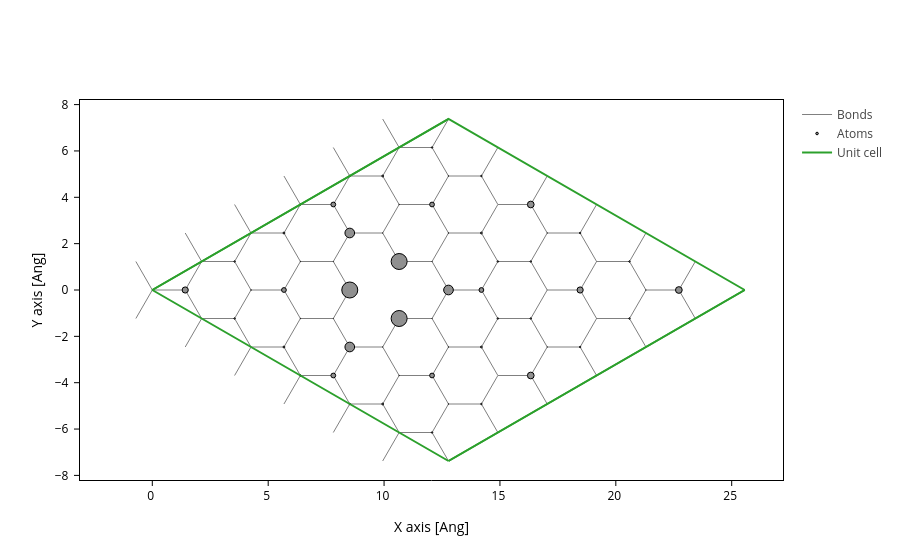

The notebook cell this image was saved under:
### Markdown cell above
The projected DOS (in this case) can aptly be plotted on individual atoms as will be seen in the following. We will integrate the PDOS in the range $-1\,\mathrm{eV}$ to $-0.5\,\mathrm{eV}$

### Code cell
E = np.linspace(-1, -0.5, 100)
dE = E[1] - E[0]
PDOS = es.PDOS(E).sum((0, 2)) * dE  # perform integration
system.plot(axes="xy", atoms_style={"size": normalize(PDOS, 0, 1)})
# plt.scatter(system.xyz[:, 0], system.xyz[:, 1], 500 * PDOS);
# plt.scatter(xyz_remove[0], xyz_remove[1], c='k', marker='*'); # mark the removed atom

### Figure 1 — Plotly figure (JSON) as saved in the notebook; plotly's stock layout.template omitted (floating-point values rounded to 4 significant figures; data arrays with more than 128 entries replaced by an {"elided": "..."} marker saying what was removed)
{"data": [{"line": {"color": "gray", "width": 1.0}, "meta": {}, "mode": "lines", "name": "Bonds", "opacity": 1.0, "type": "scatter", "x": {"elided": "2457 float values"}, "y": {"elided": "2457 float values"}}, {"marker": {"color": "#909090", "line": {"color": "black", "width": 1}, "opacity": 1.0, "size": [0.05473, 6.188, 0.05473, 1.443, 1.066e-15, 1.83, 1.477, 4.774, 1.477, 1.83, 2.933e-16, 1.443, 0.05473, 1.443, 0.5195, 4.774, 0.48, 0.3681, 9.673, 0.3681, 0.48, 4.774, 0.5195, 1.443, 2.099e-16, 1.83, 0.48, 0.3681, 16.0, 16.0, 0.3681, 0.48, 1.83, 9.958e-16, 6.717, 1.477, 4.774, 9.673, 0.3681, 16.0, 0.3681, 9.673, 4.774, 1.477, 1.443, 0.342, 1.443, 1.477, 1.83, 0.48, 4.774, 0.48, 1.83, 1.477, 1.443, 0.05473, 6.188, 0.05473, 1.443, 0.0, 1.443, 0.5195, 1.443, 7.025e-16, 6.717, 0.342, 1.443, 0.05473, 1.443, 0.342, 6.717]}, "meta": {}, "mode": "markers", "name": "Atoms", "opacity": 1, "type": "scatter", "x": [0.0, 1.42, 2.13, 3.55, 4.26, 5.68, 6.39, 7.81, 8.52, 9.94, 10.65, 12.07, 2.13, 3.55, 4.26, 5.68, 6.39, 7.81, 8.52, 9.94, 10.65, 12.07, 12.78, 14.2, 4.26, 5.68, 6.39, 7.81, 8.52, 10.65, 12.07, 12.78, 14.2, 14.91, 16.33, 6.39, 7.81, 8.52, 9.94, 10.65, 12.07, 12.78, 14.2, 14.91, 16.33, 17.04, 18.46, 8.52, 9.94, 10.65, 12.07, 12.78, 14.2, 14.91, 16.33, 17.04, 18.46, 19.17, 20.59, 10.65, 12.07, 12.78, 14.2, 14.91, 16.33, 17.04, 18.46, 19.17, 20.59, 21.3, 22.72], "y": [0.0, 0.0, -1.23, -1.23, -2.46, -2.46, -3.689, -3.689, -4.919, -4.919, -6.149, -6.149, 1.23, 1.23, 0.0, 0.0, -1.23, -1.23, -2.46, -2.46, -3.689, -3.689, -4.919, -4.919, 2.46, 2.46, 1.23, 1.23, 0.0, -1.23, -1.23, -2.46, -2.46, -3.689, -3.689, 3.689, 3.689, 2.46, 2.46, 1.23, 1.23, 0.0, 0.0, -1.23, -1.23, -2.46, -2.46, 4.919, 4.919, 3.689, 3.689, 2.46, 2.46, 1.23, 1.23, 0.0, 0.0, -1.23, -1.23, 6.149, 6.149, 4.919, 4.919, 3.689, 3.689, 2.46, 2.46, 1.23, 1.23, 0.0, 0.0]}, {"meta": {}, "mode": "lines", "name": "Unit cell", "type": "scatter", "x": [0.0, 12.78, 25.56, 25.56, 12.78, 12.78, null, 12.78, 0.0, 0.0, 12.78, 12.78, 0.0, null, 25.56, 12.78, null, 25.56, 12.78], "y": [0.0, 7.379, 0.0, 0.0, 7.379, 7.379, null, 7.379, 0.0, 0.0, -7.379, -7.379, 0.0, null, 0.0, -7.379, null, 0.0, -7.379]}], "layout": {"scene": {"aspectmode": "data", "xaxis": {"title": {"text": "X axis [Ang]"}}, "yaxis": {"title": {"text": "Y axis [Ang]"}}}, "xaxis": {"scaleanchor": "y", "scaleratio": 1, "title": {"text": "X axis [Ang]"}}, "yaxis": {"title": {"text": "Y axis [Ang]"}}}}
